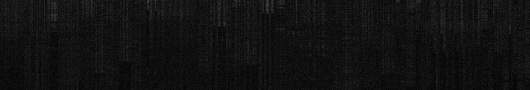
#> input picture examples/FF_dataset_acquisitions.tiff, 530 x 90 px
$ jupyter execute parameter_estimation.ipynb
#> lines starting #> are read from the running program, lines starting #| are printed output that depends on the picture; long printed decimals are rounded
[cell 1]
import numpy as np
import matplotlib.pyplot as plt
import tifffile as tiff

[cell 2]
dataset_acquisition =tiff.imread("examples/FF_dataset_acquisitions.tiff")
#> dataset_acquisition is the input picture: shape (90, 530) uint16; min 651, max 18146, mean 4602.1

[cell 3]
dataset_acquisition = dataset_acquisition[:, :100]
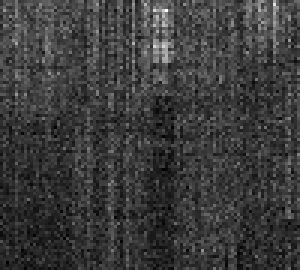
#> dataset_acquisition: shape (90, 100) uint16 (shown 3 times larger); min 651, max 17938, mean 4725.3; drawn with min black and max white
num_frames = dataset_acquisition.shape[0]
#> num_frames = 90
num_samples = dataset_acquisition.shape[1]
#> num_samples = 100

[cell 4]
plt.plot(dataset_acquisition[0])
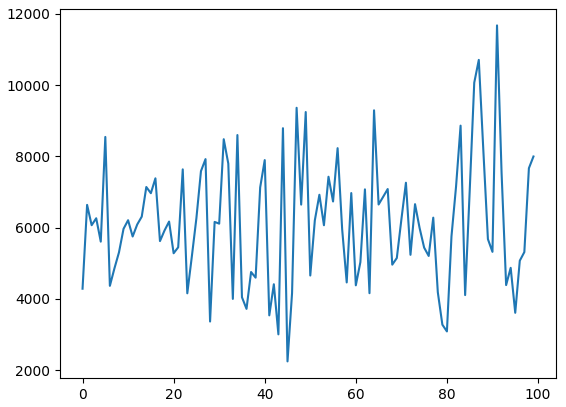
#> figure drawn by matplotlib, 1 panel; curve peaks at x = 91, y = 11677

[cell 5]
# Define camera noise settings in a dictionary
camera_noise_settings = {
    'QE': 0.9,
    'sigma_R': 10,
    'c': 0.002,
    'EM_gain': 500,
    'e_adu': 10,
    'BL': 100
}

[cell 6]
import numpy as np

import numpy as np
from skimage.restoration import denoise_wavelet

def invert_emccd_signal(
    frame_adu: np.ndarray,
    em_gain: float = 300,
    read_noise_std: float = 1.5,
    e_per_adu: float = 5.0,
    baseline: float = 100
) -> np.ndarray:
    """
    Approximate the number of emitted photons from an EMCCD-acquired image
    using a physics-aware, layered denoising approach.

    Parameters:
        frame_adu (np.ndarray): Input digitized EMCCD frame (ADU units)
        em_gain (float): EM gain (multiplicative amplifier)
        read_noise_std (float): Standard deviation of Gaussian read noise (in electrons)
        e_per_adu (float): Conversion factor (electrons per ADU)
        baseline (float): Camera baseline (in ADU)

    Returns:
        np.ndarray: Approximate number of photoelectrons before amplification
    """

    # Step 1: Remove baseline and clip to non-negative values
    adu_corrected = np.maximum(frame_adu - baseline, 0)

    # Step 2: Convert ADU to electrons
    electrons = adu_corrected * e_per_adu

    # Step 3: Denoise Gaussian read noise using wavelet denoising
    electrons_denoised = denoise_wavelet(
        electrons,
        sigma=read_noise_std,
        mode='soft',
        method='BayesShrink',
        rescale_sigma=True,
        channel_axis=None
    )

    # Step 4: Normalize by EM gain to estimate Poisson signal
    estimated_photoelectrons = electrons_denoised / em_gain

    return estimated_photoelectrons


# Assume you have: frame_adu from apply_camera_advanced(...)
estimated_photons = invert_emccd_signal(dataset_acquisition[0])
#> in invert_emccd_signal, `adu_corrected = np.maximum(frame_adu - baseline, 0)`: adu_corrected = 100 values, max 11577 at index 91, min 2148 at index 45, mean 6032.9
#> in invert_emccd_signal, `electrons = adu_corrected * e_per_adu`: electrons = 100 values, max 57885 at index 91, min 10740 at index 45, mean 30164.7
#> in invert_emccd_signal, `electrons_denoised = denoise_wavelet( electrons, sigma=read_noise_std,..`: electrons_denoised has the same summary as electrons
#> in invert_emccd_signal, `estimated_photoelectrons = electrons_denoised / em_gain`: estimated_photoelectrons = 100 values, max 192.9 at index 91, min 35.8 at index 45, mean 100.5
#> estimated_photons has the same summary as estimated_photoelectrons in invert_emccd_signal

# Plot to compare raw vs denoised
import matplotlib.pyplot as plt

plt.figure(figsize=(10,4))
# plt.plot(dataset_acquisition[0], label="Raw EMCCD signal (ADU)", alpha=0.7)
plt.plot(estimated_photons, label="Estimated emitted photons", linewidth=2)
plt.xlabel("Frame")
plt.ylabel("Signal")
plt.legend()
plt.title("Inversion of EMCCD signal to estimate photon emission")
plt.grid(True)
plt.tight_layout()
plt.show()
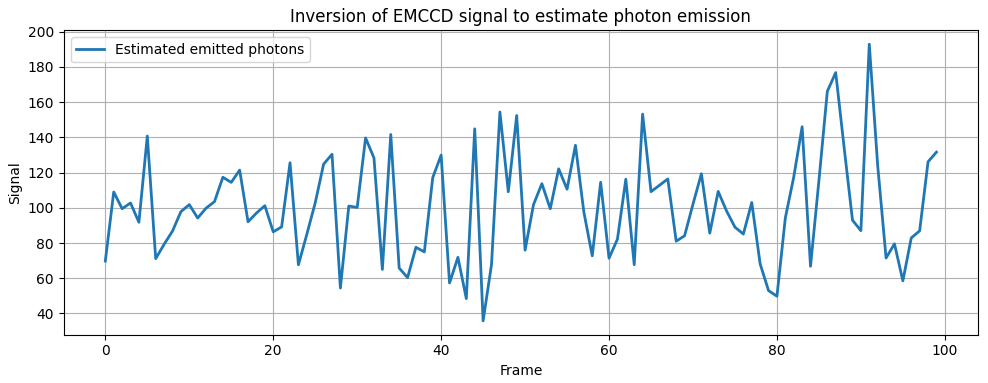
#> figure drawn by matplotlib, 1 panel; curve peaks at x = 91, y = 192.9

[cell 7]
import numpy as np

def estimate_epsilon_from_trace(estimated_photons, power_Wcm2, wavelength_nm, frame_duration):
    # Constants
    NA = 6.022e23  # Avogadro number
    h = 6.626e-34  # Planck constant
    c = 3.0e8      # Speed of light
    ln10 = np.log(10)

    # Estimate excitation rate (photons/s)
    k01_hat = np.mean(estimated_photons) / frame_duration

    # Convert wavelength from nm to m
    wavelength_m = wavelength_nm * 1e-9

    # Apply MUFASA inversion formula
    epsilon = (k01_hat * NA * h * c) / (power_Wcm2 * wavelength_nm * 1e-6 * ln10)
    return epsilon, k01_hat

# Example values
frame_duration = 0.1  # seconds
laser_power = 2.0      # W/cm²
excitation_lambda = 488  # nm

# estimated_photons = invert_emccd_signal(frame_adu)  # use your real signal
epsilon_est, k01_est = estimate_epsilon_from_trace(
    estimated_photons, power_Wcm2=laser_power, wavelength_nm=excitation_lambda, frame_duration=frame_duration
)
#> in estimate_epsilon_from_trace, `k01_hat = np.mean(estimated_photons) / frame_duration`: k01_hat = 1005.5
#> in estimate_epsilon_from_trace, `epsilon = (k01_hat * NA * h * c) / (power_Wcm2 * wavelength_nm * 1e-6 ..`: epsilon = 53558.1
#> epsilon_est = 53558.1; k01_est = 1005.5

print(f"Estimated ε: {epsilon_est:,.0f} M⁻¹·cm⁻¹")
#| Estimated ε: 53,558 M⁻¹·cm⁻¹
print(f"Estimated k01: {k01_est:.2e} s⁻¹")
#| Estimated k01: 1.01e+03 s⁻¹

[cell 8]
import numpy as np
from skimage.restoration import denoise_wavelet

# Physical constants
NA = 6.02214076e23     # Avogadro's number (mol⁻¹)
h = 6.62607015e-34     # Planck constant (J·s)
c = 2.99792458e8       # Speed of light (m/s)
ln10 = np.log(10)

def anscombe_transform(x):
    """Apply Anscombe variance-stabilizing transform for Poisson noise."""
    return 2.0 * np.sqrt(x + 3.0 / 8.0)

def inverse_anscombe(y):
    """Inverse of the Anscombe transform (approximate)."""
    return (y / 2.0) ** 2 - 3.0 / 8.0

def invert_emccd_signal_with_poisson_denoising(
    frame_adu: np.ndarray,
    em_gain: float = 300,
    read_noise_std: float = 1.5,
    e_per_adu: float = 5.0,
    baseline: float = 100
) -> np.ndarray:
    """
    Physics-aware denoising: estimate photon emissions from EMCCD ADUs.
    """
    # Step 1: Remove baseline, convert ADUs to electrons
    adu_corrected = np.maximum(frame_adu - baseline, 0)
    electrons = adu_corrected * e_per_adu

    # Step 2: Denoise Gaussian readout noise (wavelet)
    electrons_denoised = denoise_wavelet(
        electrons,
        sigma=read_noise_std,
        mode='soft',
        method='BayesShrink',
        rescale_sigma=True,
        channel_axis=None
    )

    # Step 3: Invert EM gain (remove gamma multiplicative noise)
    photoelectrons = np.maximum(electrons_denoised / em_gain, 0)

    # Step 4: Anscombe transform for Poisson denoising
    vst = anscombe_transform(photoelectrons)

    # Step 5: Denoise stabilized signal (wavelet)
    vst_denoised = denoise_wavelet(
        vst,
        mode='soft',
        method='BayesShrink',
        rescale_sigma=True,
        channel_axis=None
    )

    # Step 6: Inverse Anscombe to get denoised photon emission estimate
    return np.maximum(inverse_anscombe(vst_denoised), 0)

def estimate_epsilon(
    k01_hat: float,  # excitation rate (s⁻¹)
    P: float,        # excitation power density (W/cm²)
    wavelength_nm: float = 488
) -> float:
    """
    Estimate the molar extinction coefficient ε using Equation (1).

    ε = (k01_hat * NA * h * c) / (P * λ * 10⁻⁶ * ln(10))

    Args:
        k01_hat (float): estimated excitation rate (s⁻¹)
        P (float): excitation power density in W/cm²
        wavelength_nm (float): excitation wavelength in nm

    Returns:
        epsilon (float): molar extinction coefficient (M⁻¹·cm⁻¹)
    """
    λ_m = wavelength_nm * 1e-9
    P_W_m2 = P * 1e4  # convert W/cm² to W/m²
    epsilon = (k01_hat * NA * h * c) / (P_W_m2 * λ_m * ln10)
    return epsilon

[cell 9]
frame = dataset_acquisition[0] # shape: (T,) or (H, W)
#> frame = 100 values, max 11677 at index 91, min 2248 at index 45, mean 6132.9

# Step 1: Denoise the signal
denoised_photons = invert_emccd_signal_with_poisson_denoising(frame)
#> in invert_emccd_signal_with_poisson_denoising, `electrons_denoised = denoise_wavelet( electrons, sigma=read_noise_std,..`: electrons_denoised has the same summary as electrons in invert_emccd_signal
#> in invert_emccd_signal_with_poisson_denoising, `photoelectrons = np.maximum(electrons_denoised / em_gain, 0)`: photoelectrons has the same summary as estimated_photoelectrons in invert_emccd_signal
#> in invert_emccd_signal_with_poisson_denoising, `vst = anscombe_transform(photoelectrons)`: vst = 100 values, max 27.81 at index 91, min 12.03 at index 45, mean 19.88
#> in invert_emccd_signal_with_poisson_denoising, `vst_denoised = denoise_wavelet( vst, mode='soft', method='BayesShrink'..`: vst_denoised = 100 values, max 22.89 at index 86, min 16.25 at index 45, mean 19.88
#> denoised_photons = 100 values, max 130.6 at index 86, min 65.66 at index 45, mean 98.67

# Step 2: Estimate average excitation rate (photons/s)
total_photons = np.sum(denoised_photons)
#> total_photons = 9866.9
duration = 1000  # seconds, or total time of acquisition
k01_hat = total_photons / duration  # excitation rate
#> k01_hat = 9.87

# Step 3: Estimate epsilon
estimated_eps = estimate_epsilon(k01_hat, P=2.0, wavelength_nm=488)
#> in estimate_epsilon, `epsilon = (k01_hat * NA * h * c) / (P_W_m2 * λ_m * ln10)`: epsilon = 52.52
#> estimated_eps = 52.52
print(f"Estimated ε: {estimated_eps} M⁻¹·cm⁻¹")
#| Estimated ε: 52.522 M⁻¹·cm⁻¹
